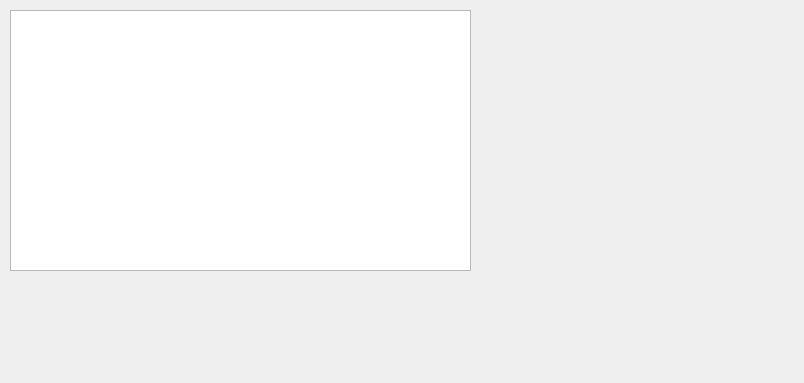
<?xml version="1.0" encoding="UTF-8"?>
<ui version="4.0">
 <class>LocalDevices</class>
 <widget class="QDialog" name="LocalDevices">
  <property name="geometry">
   <rect>
    <x>0</x>
    <y>0</y>
    <width>804</width>
    <height>383</height>
   </rect>
  </property>
  <property name="windowTitle">
   <string>Local Devices</string>
  </property>
  <widget class="QListView" name="listView">
   <property name="geometry">
    <rect>
     <x>10</x>
     <y>10</y>
     <width>461</width>
     <height>261</height>
    </rect>
   </property>
   <property name="verticalScrollMode">
    <enum>QAbstractItemView::ScrollPerPixel</enum>
   </property>
  </widget>
 </widget>
 <resources/>
 <connections/>
</ui>
